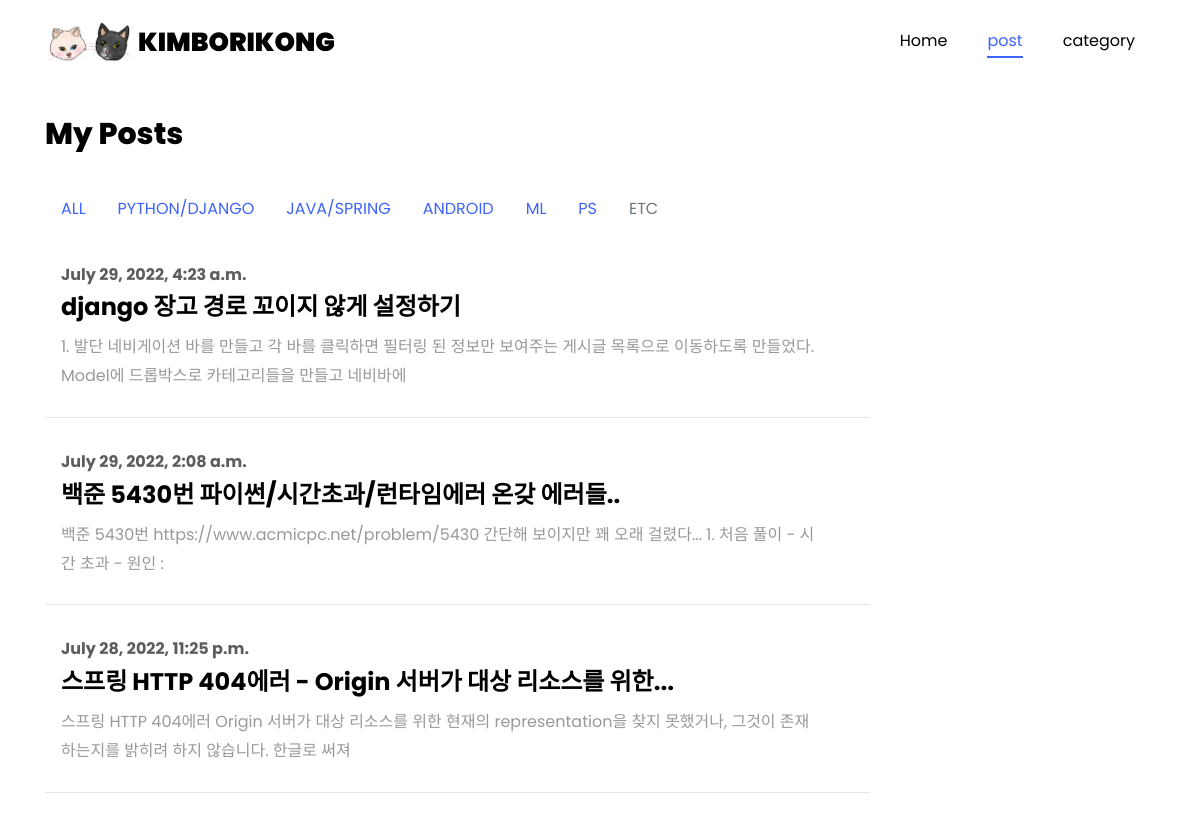
The app's page /, older data.
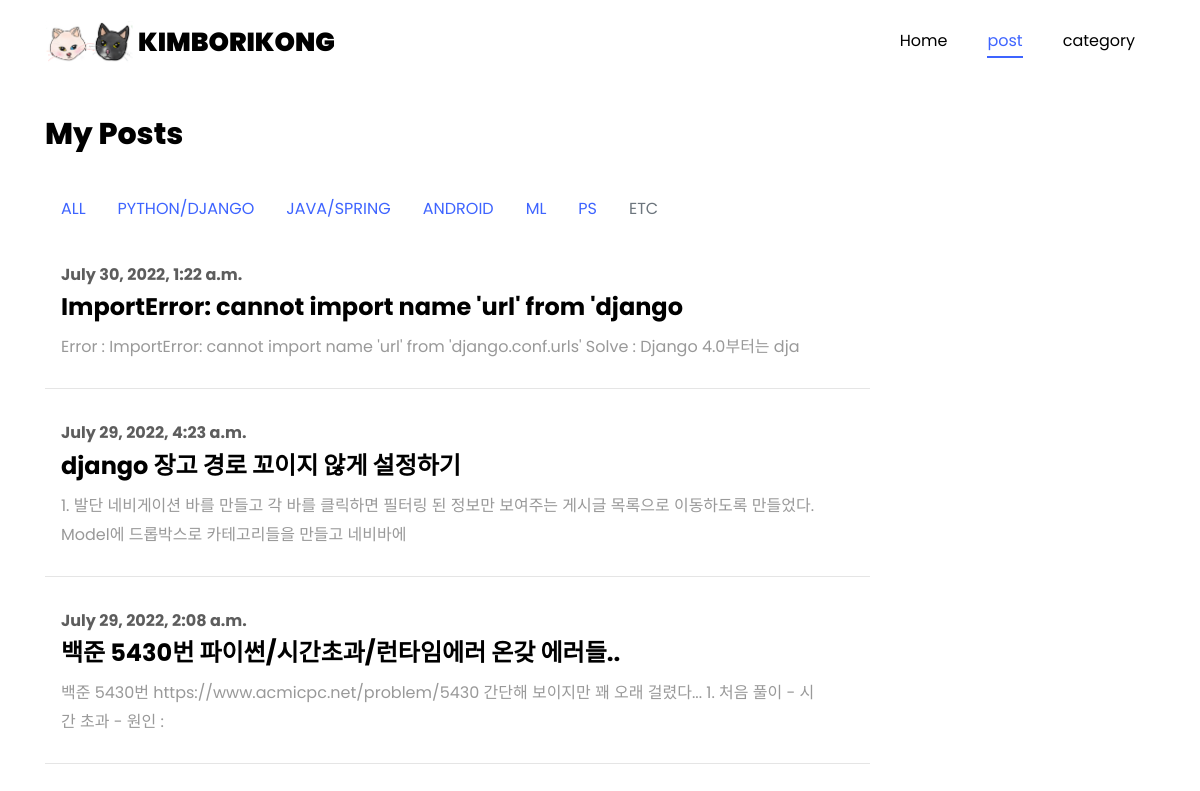
The same page, newer data.
### main/models.py (models this page shows, shortened)
class Post(models.Model):
    CATEGORIES = (
        ('PYTHON/DJANGO', 'python/django'),
        ('JAVA/SPRING', 'java/spring'),
        ('ANDROID', 'android'),
        ('ML', 'ml'),
        ('PS', 'ps'),
        ('ETC', 'etc')
    )
    category = models.CharField(max_length=200, default="etc", choices=CATEGORIES)
    postname=models.CharField(max_length=50)
    contents=models.TextField()
    mainphoto=models.ImageField(blank=True,null=True)
    created_at = models.DateTimeField(auto_now_add=True)
    updated_at = models.DateTimeField(auto_now=True)
    def summary(self):
        return self.contents[:100]

### main/views.py (the view)
# urls.py: path('', views.index, name='index'),
def index(request):
    postlist = Post.objects.all()
    return render(request, 'main/index.html', {'postlist': postlist})

### main/templates/main/index.html (shortened to what this page needs)
<!DOCTYPE html>
{% load static %}
<html lang="en">
<head>
    <link rel="stylesheet" href="{% static 'css/animate.css' %}">
    <link rel="stylesheet" href="{% static 'css/style2.css' %}">
</head>
<body data-spy="scroll" data-target=".site-navbar-target" data-offset="300">
{% include "./components/nav.html" %}
<section class="ftco-section ftco-no-pb goto-here" id="post-section">
    <div class="container">
        <div class="row">
            <div class="col-md-9">
                <div id="page-1" class="page one">
                    <h2 class="heading">My Posts</h2>
{% include "./components/c_nav.html" %}
                    {% for list in postlist reversed%}
                    <div class="resume-wrap d-flex ftco-animate">
                        <div class="text pl-3">
                            <span class="date">{{list.created_at}}</span>
                            <h2 onclick="location.href='{% url 'main:posting' pk=list.pk %}'" onMouseover="this.style.color='#3e64ff';"
                                onMouseout="this.style.color='black';" style="cursor:pointer">{{list.postname}}</h2>
                            <p>{{list.summary}}</p>
                        </div>
                    </div>
                    {% endfor %}
                </div>
            </div>
        </div>
    </div>
</section>
</body>
</html>

### main/templates/main/components/nav.html (shortened to what this page needs)
<nav class="navbar navbar-expand-lg navbar-dark ftco_navbar ftco-navbar-light site-navbar-target" id="ftco-navbar">
    <div class="container" style="bgcolor:#000000;">
        <img src="./media/blogimg1.png" style="max-width:8%; height:auto;">&nbsp;<a href="/" class="navbar-brand">KIMBORIKONG</a>
        <div class="collapse navbar-collapse" id="ftco-nav">
            <ul class="navbar-nav nav ml-auto">
                <li class="nav-item"><a href="#home-section" class="nav-link"><span>Home</span></a></li>
                <li class="nav-item"><a href="#post-section" class="nav-link"><span>post</span></a></li>
                <li class="nav-item"><a href="#about-section" class="nav-link"><span>category</span></a></li>
                </ul>
        </div>
    </div>
</nav>

### main/templates/main/components/c_nav.html
                    <ul class="nav">
                        <li class="nav-item">
                            <a class="nav-link active" aria-current="page" href="/">ALL</a>
                        </li>
                        <li class="nav-item">
                            <a class="nav-link active" aria-current="page" href="{% url 'main:categorized' pk='python-django' %}">PYTHON/DJANGO</a>
                        </li>
                        <li class="nav-item">
                            <a class="nav-link" href="{% url 'main:categorized' pk='java-spring' %}">JAVA/SPRING</a>
                        </li>
                        <li class="nav-item">
                            <a class="nav-link" href="{% url 'main:categorized' pk='android' %}">ANDROID</a>
                        </li>
                        <li class="nav-item">
                            <a class="nav-link" href="{% url 'main:categorized' pk='ml' %}">ML</a>
                        </li>
                        <li class="nav-item">
                            <a class="nav-link" href="{% url 'main:categorized' pk='ps' %}">PS</a>
                        </li>
                        <li class="nav-item">
                            <a class="nav-link disabled" href="#" tabindex="-1" aria-disabled="true" href="{% url 'main:categorized' pk='etc' %}">ETC</a>
                        </li>
                    </ul>
                    <br/>

Row changes from the older to the newer data that the page shows:
no longer on this page (row unchanged): Post: created_at "July 28, 2022, 11:25 p.m.", postname "스프링 HTTP 404에러 - Origin 서버가 대상 리소스를 위한...", summary "스프링 HTTP 404에러 Origin 서버가 대상 리소스를 위한 현재의 representation을 찾지 못했거나, 그것이 존재하는지를 밝히려 하지 않습니다. 한글로 써져"
added Post: created_at "July 30, 2022, 1:22 a.m.", postname "ImportError: cannot import name 'url' from 'django", summary "Error : ImportError: cannot import name 'url' from 'django.conf.urls' Solve : Django 4.0부터는 dja"
